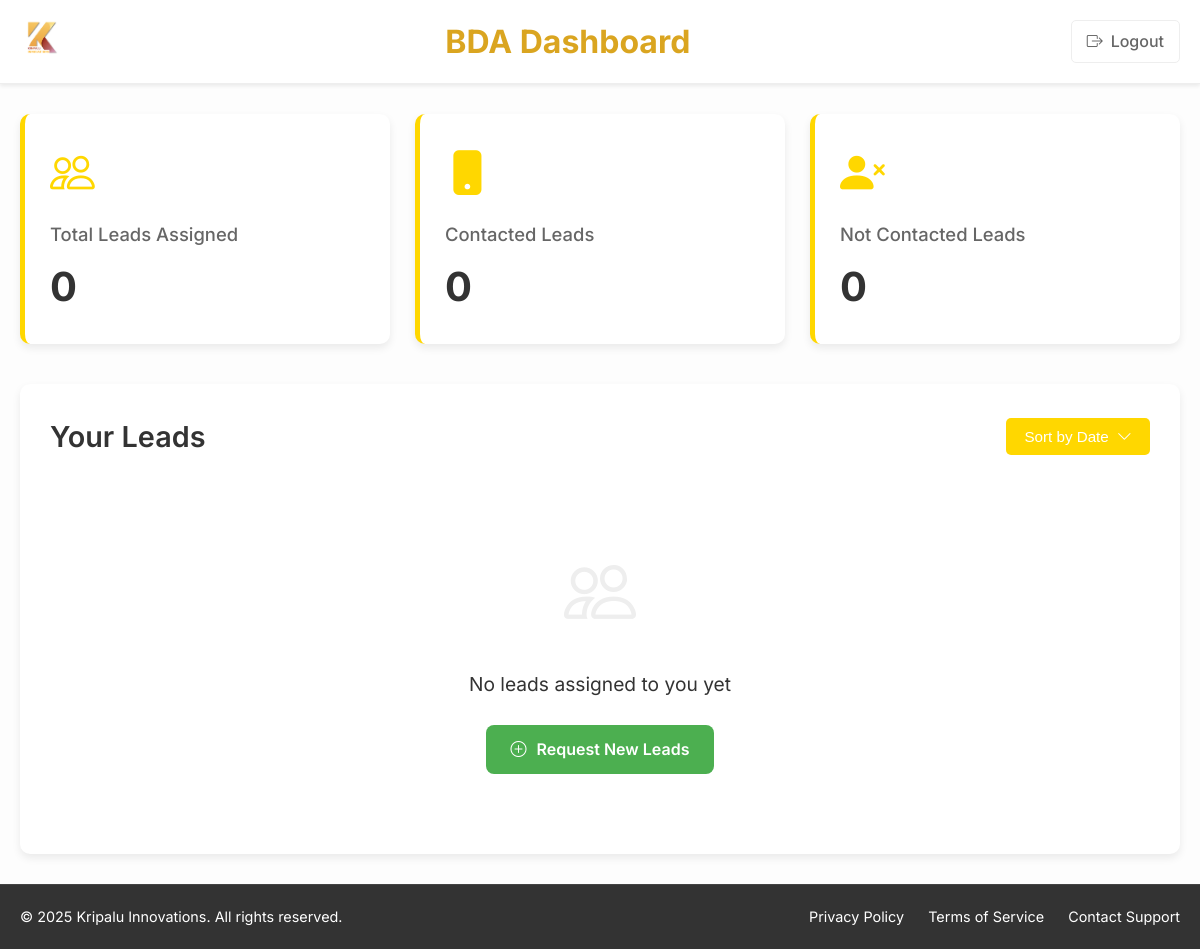
Page /salesmanDashboard/ (signed in) on the earlier database version.
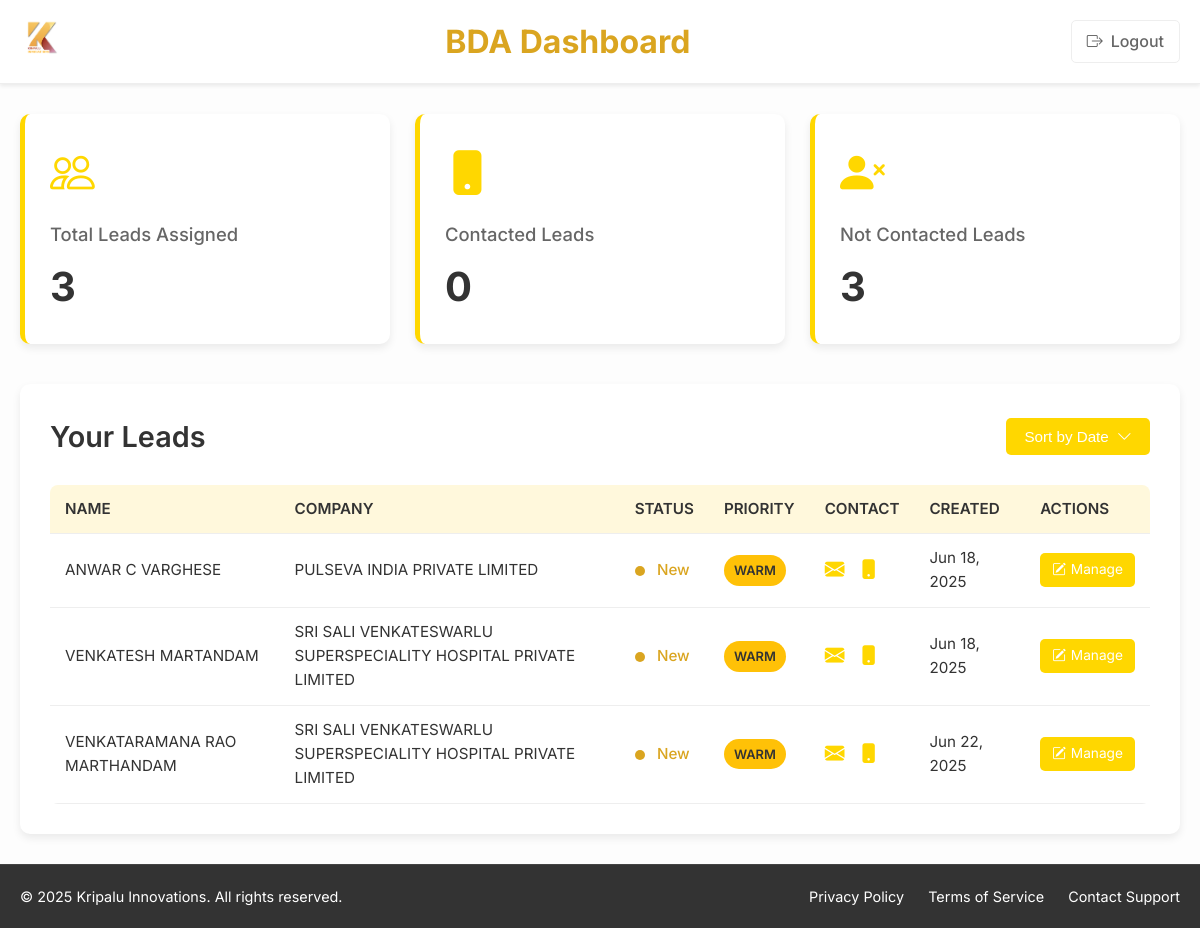
Same page on the later database version.
### salesmanPanel/models.py (models this page shows, shortened)
class Lead(models.Model):
    STATUS_CHOICES = [
        ('New', 'New'),
        ('Contacted', 'Contacted'),
        ('In Discussion', 'In Discussion'),
        ('Not Interested', 'Not Interested'),
        ('Converted', 'Converted'),
    ]
    PRIORITY_CHOICES = [
        ('Hot', 'Hot'),
        ('Warm', 'Warm'),
        ('Cold', 'Cold'),
    ]
    name = models.CharField(max_length=100)
    email = models.EmailField()
    phone = models.CharField(max_length=15)
    city = models.CharField(max_length=100, blank=True)
    company = models.CharField(max_length=100, blank=True)
    role = models.CharField(max_length=100, blank=True)
    interest = models.TextField(null=True)
    budget = models.CharField(max_length=50, blank=True)
    lead_source = models.CharField(max_length=100, blank=True)
    status = models.CharField(max_length=20, choices=STATUS_CHOICES, default='New')
    priority = models.CharField(max_length=10, choices=PRIORITY_CHOICES, default='Warm')
    notes = models.TextField(blank=True)
    assigned_to = models.ForeignKey(settings.AUTH_USER_MODEL, on_delete=models.SET_NULL, null=True, blank=True)
    created_at = models.DateTimeField(auto_now_add=True)
    updated_at = models.DateTimeField(auto_now=True)
    category = models.ForeignKey('category',on_delete=models.CASCADE,null=True, blank=True)

### salesmanPanel/views.py (the view)
# urls.py: path('salesmanDashboard/', views.salesmanDashboard, name='salesmanDashboard'),
@login_required
def salesmanDashboard(request):
    assigned_leads = Lead.objects.filter(assigned_to=request.user)
    total_leads = assigned_leads.count()
    contacted_leads = assigned_leads.filter(status='Contacted').count()
    not_contacted_leads = assigned_leads.exclude(status='Contacted').count()
    context = {
        'leads': assigned_leads,
        'total_leads': total_leads,
        'contacted_leads': contacted_leads,
        'not_contacted_leads': not_contacted_leads,
    }
    return render(request, 'salesmanPortal/salesmanDashboard.html', context)

### templates/salesmanPortal/salesmanDashboard.html (shortened to what the changed rows need)
<!DOCTYPE html>
<html lang="en">
<head>
    <link rel="stylesheet" href="https://cdn.jsdelivr.net/npm/bootstrap-icons@1.11.3/font/bootstrap-icons.min.css">
    {% load static %}
</head>
<body>
    <div class="main-container">
        <header class="portal-header">
            <div class="container">
                    {% load static %}
                <div class="header-title-wrapper">
                    <h1 class="header-main-title">BDA Dashboard</h1>
                </div>
            </div>
        </header>
        <main class="portal-main">
            <div class="container">
                <div class="salesman-dashboard">
                    <div class="stats-container">
                        <div class="stats-card">
                            <i class="bi bi-people stats-icon"></i>
                            <span class="stats-label">Total Leads Assigned</span>
                            <p class="stats-value">{{ total_leads }}</p>
                        </div>
                        <div class="stats-card">
                            <i class="bi bi-person-x-fill stats-icon"></i>
                            <span class="stats-label">Not Contacted Leads</span>
                            <p class="stats-value">{{ not_contacted_leads|default:"0" }}</p>
                        </div>
                    </div>
                    <div class="leads-container">
                        <div class="section-header">
                            <h2 class="section-title">Your Leads</h2>
                        </div>
                        {% if leads %}
                        <div class="leads-table-responsive">
                            <table class="leads-table">
                                <thead>
                                    <tr>
                                        <th>Name</th>
                                        <th>Company</th>
                                        <th>Status</th>
                                        <th>Priority</th>
                                        <th>Contact</th>
                                        <th>Created</th>
                                        <th>Actions</th>
                                    </tr>
                                </thead>
                                <tbody id="leadsTableBody">
                                    {% for lead in leads %}
                                    <tr class="lead-row" data-created-at="{{ lead.created_at|date:'Y-m-d H:i:s' }}">
                                        <td data-label="Name">{{ lead.name|default:"—" }}</td>
                                        <td data-label="Company">{{ lead.company|default:"—" }}</td>
                                        <td data-label="Status">
                                            <span class="status-indicator status-{{ lead.status|lower|default:'new' }}"></span>
                                            <span class="status-text-{{ lead.status|lower|default:'new' }}">{{ lead.status|default:"New" }}</span>
                                        </td>
                                        <td data-label="Priority">
                                            <span class="badge-{{ lead.priority|lower|default:'medium' }}">
                                                {{ lead.priority|default:"Medium" }}
                                            </span>
                                        </td>
                                        <td data-label="Contact">
                                            {% if lead.email %}
                                            <a href="mailto:{{ lead.email }}" class="contact-link" aria-label="Email {{ lead.name }}"><i class="bi bi-envelope-fill"></i></a>
                                            {% endif %}
                                            {% if lead.phone %}
                                            <a href="tel:{{ lead.phone }}" class="contact-link" aria-label="Call {{ lead.name }}"><i class="bi bi-phone-fill"></i></a>
                                            {% endif %}
                                        </td>
                                        <td data-label="Created">{{ lead.created_at|date:"M d, Y" }}</td>
                                        <td data-label="Actions">
                                            <a href="{% url 'editLead' lead.id %}" class="edit-btn-small" aria-label="Manage lead {{ lead.name }}">
                                                <i class="bi bi-pencil-square"></i> Manage
                                            </a>
                                        </td>
                                    </tr>
                                    {% endfor %}
                                </tbody>
                            </table>
                        </div>
                        {% else %}
                        <div class="no-leads">
                            <i class="bi bi-people no-leads-icon"></i>
                            <p>No leads assigned to you yet</p>
                            <a href="#" class="request-btn">
                                <i class="bi bi-plus-circle"></i> Request New Leads
                            </a>
                        </div>
                        {% endif %}
                    </div>
                </div>
            </div>
        </main>
    </div>
</body>
</html>

Differences in the rows shown:
now on this page (row edited): Lead: name "ANWAR C VARGHESE", company "PULSEVA INDIA PRIVATE LIMITED", status "New", priority "WARM", created_at "Jun 18, 2025"
now on this page (row edited): Lead: name "VENKATESH MARTANDAM", company "SRI SALI VENKATESWARLU SUPERSPECIALITY HOSPITAL PRIVATE LIMITED", status "New", priority "WARM", created_at "Jun 18, 2025"
now on this page (row edited): Lead: name "VENKATARAMANA RAO MARTHANDAM", company "SRI SALI VENKATESWARLU SUPERSPECIALITY HOSPITAL PRIVATE LIMITED", status "New", priority "WARM", created_at "Jun 22, 2025"
Other differences:
{{ total_leads }}: "0" → "3"
{{ not_contacted_leads|default:"0" }}: "0" → "3"
text no longer shown: "No leads assigned to you yet Request New Leads"
text now shown: "NAME COMPANY STATUS PRIORITY CONTACT CREATED ACTIONS"
